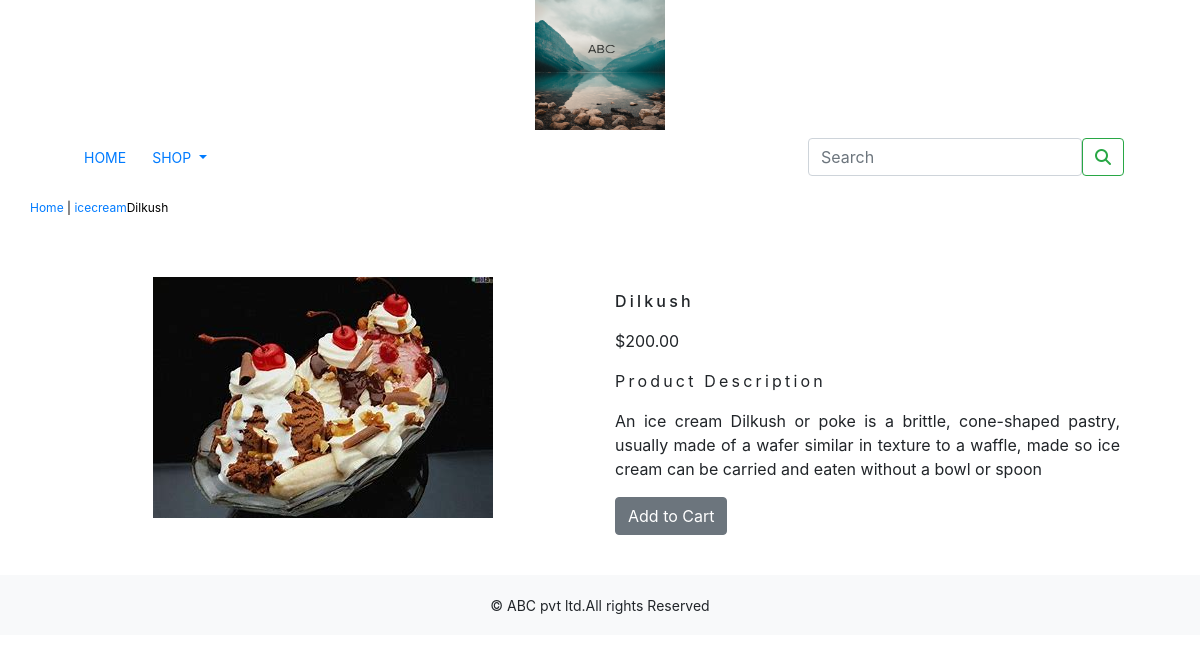
The app's page /icecream/dilkush/ with its own data.
### shop/models.py (models this page shows, shortened)
class Product(models.Model):
    name=models.CharField(max_length=250,unique=True)
    slug=models.SlugField(max_length=250,unique=True)
    description=models.TextField(blank=True)
    price=models.DecimalField(max_digits=10,decimal_places=2)
    category=models.ForeignKey(Category,on_delete=models.CASCADE)
    image=models.ImageField(upload_to='product',blank=True)
    stock=models.IntegerField()
    available=models.BooleanField(default=True)
    created=models.DateTimeField(auto_now_add=True)
    updated=models.DateTimeField(auto_now_add=True)
    class Meta:
        ordering=('name',)
        verbose_name='product'
        verbose_name_plural='products'

class Category(models.Model):
    name=models.CharField(max_length=250,unique=True)
    slug=models.SlugField(max_length=250,unique=True)
    description=models.TextField(blank=True)
    image=models.ImageField(upload_to='category',blank=True)
    class Meta:
        ordering=('name',)
        verbose_name='category'
        verbose_name_plural='categories'
    def get_url(self):
        return reverse('shop:products_by_category', args=[self.slug])
    def __str__(self):
        return '{}'.format(self.name)

### shop/views.py (the view)
# urls.py: path('<slug:c_slug>/<slug:product_slug>/', views.proDetail, name='prodCatdetail')
def proDetail(request,c_slug,product_slug):
    try:
        product=Product.objects.get(category__slug=c_slug,slug=product_slug)
    except Exception as e:
        raise e
    return render(request,'product.html',{'product':product})

### cart/context_processors.py (called while the page is built)
def counter(request):
    item_count=0
    if 'admin' in request.path:
        return {}
    else:
        try:
            cart=Cart.objects.filter(cart_id=_cart_id(request))
            cart_items=CartItem.objects.all().filter(cart=cart[:1])
            for cart_item in cart_items:
                item_count += cart_item.quantity
        except Cart.DoesNotExist:
            item_count=0
    return dict(item_count=item_count)

### cart/views.py (called while the page is built)
def _cart_id(request):
    cart=request.session.session_key
    if not cart:
        cart=request.session.create()
    return cart

### shop/context_processors.py (called while the page is built)
def menu_links(request):
    links=Category.objects.all()
    return dict(links=links)

### templates/product.html (shortened to what this page needs)
{% extends 'base.html' %}
{% load static %}
{% block content %}
<div class="row my_prod_row_class">
    <div class="mx_auto">
        <p> <a href="{% url 'shop:allProdCat' %}">Home</a> | <a href="{{product.category.get_url}}">{{product.category}}</a>{{product.name}}</p>
    </div>
</div>
<div class="container">
<br>
<div class="row">
    <div class="col-12 col-sm-12 col-md-12 col-lg-6 text-center">
        <div style="min-width:18rem">
            <img src="{{product.image.url}}" alt="{{product.name}}">
        </div>
    </div>
    <div class="col-12 col-sm-12 col-md-12 col-lg-6">
        <div>
        <h1 class="my_prod_title">{{product.name}}</h1>
        <p>${{product.price}}</p>
        <p class="my_title"> Product Description</p>
        <p class="text-justify my_prod_text">{{product.description}}</p>
        {% if product.stock <= 0 %}
        <p class="text-justify my_prod_text"><b>Out of stock</b></p>
        {% else %}
        <a class="btn btn-secondary" href="{% url 'cart:add_cart' product.id %}">Add to Cart</a>
        {% endif %}
    </div>
</div>
</div>
</div>
</div>
{% endblock %}

### static/css/custom.css (style rules this page uses)
body { font-family: 'Roboto', sans-serif; }
.my_title { font-size:16px; text_transform:uppercase; letter-spacing:.2em; }
.my_prod_row_class { padding-top:15px; padding-bottom:20px; }
.my_prod_row_class .mx_auto { color:#000; font-size:12px; text-decoration:none; }
.my_prod_title { font-size:16px; text_transform:uppercase; letter-spacing:.2em; padding-top:15px; padding-bottom:10px; }
.my_prod_text { padding-right:20px; }

### records on screen
Product: category "icecream", name "Dilkush", image (picture), price "200.00", description "An ice cream Dilkush or poke is a brittle, cone-shaped pastry, usually made of a wafer similar in texture to a waffle, made so ice cream can be carried and eaten without a bowl or spoon"
